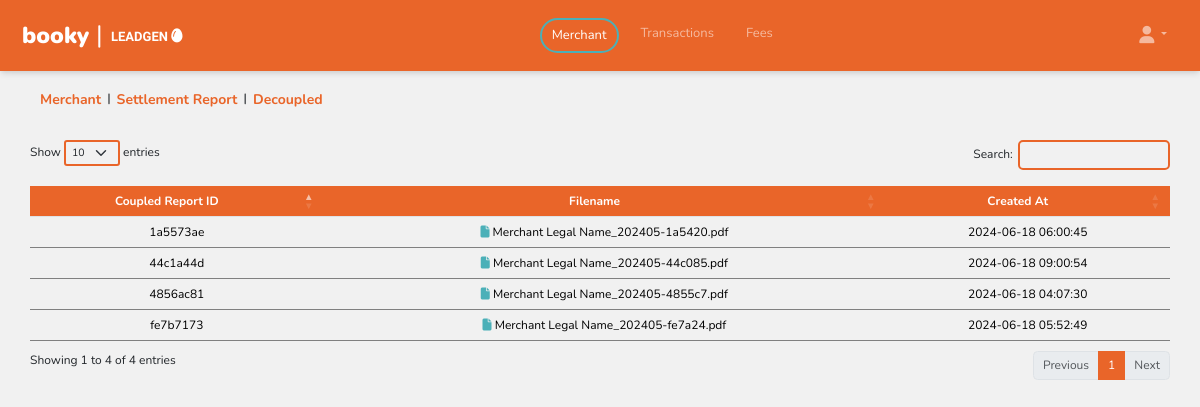
The app's page /merchant/reports/decoupled.php?merchant_id=3606c45c-1cc2-11ef-8abb-48e7dad87c24 with its own data.
### tables this page shows
CREATE TABLE `report_history_decoupled` (
  `decoupled_report_id` varchar(36) NOT NULL,
  `generated_by` varchar(36) DEFAULT NULL,
  `merchant_id` varchar(36) DEFAULT NULL,
  `merchant_business_name` varchar(255) DEFAULT NULL,
  `merchant_brand_name` varchar(255) DEFAULT NULL,
  `store_id` varchar(36) DEFAULT NULL,
  `store_business_name` varchar(255) DEFAULT NULL,
  `store_brand_name` varchar(255) DEFAULT NULL,
  `business_address` text NOT NULL,
  `settlement_period_start` date NOT NULL,
  `settlement_period_end` date NOT NULL,
  `settlement_number` varchar(20) NOT NULL,
  `total_successful_orders` int(11) NOT NULL,
  `total_gross_sales` decimal(10,2) NOT NULL,
  `total_discount` decimal(10,2) NOT NULL,
  `total_net_sales` decimal(10,2) NOT NULL,
  `leadgen_commission_rate_base_pretrial` decimal(10,2) NOT NULL,
  `commission_rate_pretrial` varchar(10) NOT NULL,
  `total_pretrial` decimal(10,2) NOT NULL,
  `leadgen_commission_rate_base_billable` decimal(10,2) NOT NULL,
  `commission_rate_billable` varchar(10) NOT NULL,
  `total_billable` decimal(10,2) NOT NULL,
  `total_commission_fees` decimal(10,2) NOT NULL,
  `created_at` timestamp NOT NULL DEFAULT current_timestamp(),
  `updated_at` timestamp NOT NULL DEFAULT current_timestamp()
);

### merchant/reports/decoupled.php (the view, shortened to what this page needs)
<?php include("../../header.php") ?>
<?php
$merchant_id = isset($_GET['merchant_id']) ? $_GET['merchant_id'] : '';
$merchant_name = isset($_GET['merchant_name']) ? $_GET['merchant_name'] : '';
function displayDecoupled($merchant_id, $merchant_name) {
    include_once("../../inc/config.php");
    $sql = "SELECT * FROM report_history_decoupled WHERE merchant_id = ?";
    $stmt = $conn->prepare($sql);
    $stmt->bind_param("s", $merchant_id);
    $stmt->execute();
    $result = $stmt->get_result();
    if ($result->num_rows > 0) {
        while ($row = $result->fetch_assoc()) {
            $shortDecoupledId = substr($row['decoupled_report_id'], 0, 8);
            echo "<tr class='clickable-row' data-href='decoupled_settlement_report.php?decoupled_report_id=" . $row['decoupled_report_id'] . "&merchant_id=" . $merchant_id . "&merchant_name=" . urlencode($merchant_name) . "'>";
            echo "<td style='text-align:center;'>" . $shortDecoupledId . "</td>";
            echo "<td style='text-align:center;'><i class='fa-solid fa-file' style='color:#4BB0B8'></i> " . $row['merchant_business_name']."_". $row['settlement_number']. ".pdf</td>";
            echo "<td style='text-align:center;'>" . $row['created_at'] . "</td>";
            echo "</tr>";
        }
    } else {
        echo "<tr><td colspan='3' style='text-align:center;'>No records found</td></tr>";
    }
}
?>
<!DOCTYPE html>
<html lang="en">
<head>
    <link href="https://cdn.jsdelivr.net/npm/bootstrap@5.3.3/dist/css/bootstrap.min.css" rel="stylesheet">
    <link rel='stylesheet' href='https://cdn.datatables.net/1.13.5/css/dataTables.bootstrap5.min.css'>
    <link rel='stylesheet' href='https://cdnjs.cloudflare.com/ajax/libs/font-awesome/4.6.3/css/font-awesome.min.css'>
    <link rel="stylesheet" href="../../style.css">
</head>
<body>
<div class="cont-box">
    <div class="custom-box pt-4">
        <div class="sub" style="text-align:left;">
            <div class="voucher-type">
                <div class="row pb-2 title" aria-label="breadcrumb">
                <nav aria-label="breadcrumb">
                        <ol class="breadcrumb" style="--bs-breadcrumb-divider: '|';">
                            <li class="breadcrumb-item"><a href="../../merchant/index.php?merchant_id=<?php echo htmlspecialchars($merchant_id); ?>&merchant_name=<?php echo htmlspecialchars($merchant_name); ?>" style="color:#E96529; font-size:14px;">Merchant</a></li>
                            <li class="breadcrumb-item"><a href="../settlement_reports.php?merchant_id=<?php echo htmlspecialchars($merchant_id); ?>&merchant_name=<?php echo htmlspecialchars($merchant_name); ?>" style="color:#E96529; font-size:14px;">Settlement Report</a></li>
                            <li class="breadcrumb-item"><a href="#" style="color:#E96529; font-size:14px;">Decoupled</a></li>
                        </ol>
                    </nav>
                </div>
            </div>
            <div class="content" style="width:95%;margin-left:auto;margin-right:auto;">
                <table id="example" class="table bord" style="width:100%;">
                    <thead>
                        <tr>
                            <th>Coupled Report ID</th>
                            <th>Filename</th>
                            <th>Created At</th>
                        </tr>
                    </thead>
                    <tbody id="dynamicTableBody">
                        <?php displayDecoupled($merchant_id, $merchant_name); ?>
                    </tbody>
                </table>
            </div>
        </div>
    </div>
</div>
</body>
</html>

### style.css (style rules this page uses)
* { font-family: "Nunito", sans-serif; font-size: 12px; margin:0; }
th { background-color:#E96529 !important; text-align:center !important; color:#fff !important; }
a { text-decoration: none; }
td { background-color:transparent !important; border-bottom: 1px solid #808080 !important; }

### merchant/reports/decoupled.php (style rules this page uses)
body { background-image: url("../../images/bg_booky.png"); background-position: center; background-repeat: no-repeat; background-size: cover; background-attachment: fixed; }
.title { font-size: 30px; font-weight: bold; margin-right: auto; padding-left: 5vh; color: #4BB0B8; }
.voucher-type { padding-bottom: 0px; padding-right: 5vh; display: flex; align-items: center; }

### records on screen
report_history_decoupled: decoupled_report_id "1a5573ae", merchant_business_name "Merchant Legal Name", settlement_number "202405-1a5420", created_at "2024-06-18 06:00:45"
report_history_decoupled: decoupled_report_id "44c1a44d", merchant_business_name "Merchant Legal Name", settlement_number "202405-44c085", created_at "2024-06-18 09:00:54"
report_history_decoupled: decoupled_report_id "4856ac81", merchant_business_name "Merchant Legal Name", settlement_number "202405-4855c7", created_at "2024-06-18 04:07:30"
report_history_decoupled: decoupled_report_id "fe7b7173", merchant_business_name "Merchant Legal Name", settlement_number "202405-fe7a24", created_at "2024-06-18 05:52:49"
